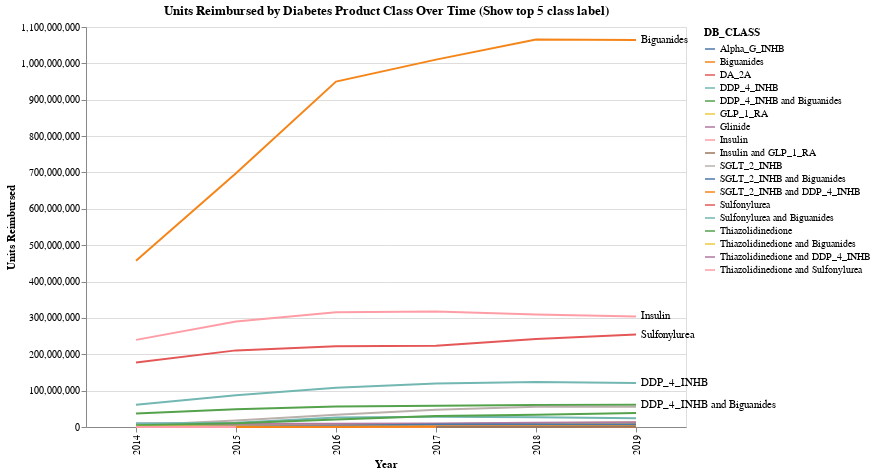

Notebook code cell kept with this figure:
### Markdown cell above
### Line chart to show units trend by each diabetes product class
since the bubble table chart has better effectiveness and expressivness, we decide to use bubble table chart to present units trend by drug class

### Code cell
year_2019_df = df_tab_b[df_tab_b['year'] == 2019]

top_5_categories = df_agg_sub.groupby('DB_CLASS')['units_reimbursed'].sum().nlargest(5).index.tolist()

line_chart = alt.Chart(df_tab_b).mark_line().encode(
    x=alt.X('year:O', title='Year'),  # Treat 'year' as ordinal (categorical) axis
    y=alt.Y('units_reimbursed:Q', title='Units Reimbursed'),
    color='DB_CLASS:N',  # Color lines by 'DB_CLASS'
)

# Add text labels for 'DB_CLASS'
text_chart = alt.Chart(year_2019_df).mark_text(align='left', baseline='middle', dx=5).encode(
    x=alt.X('year:O'),  # Use the same x-axis as the line chart
    y=alt.Y('units_reimbursed:Q'),  # Use the same y-axis as the line chart
    text=alt.condition(
        alt.FieldOneOfPredicate(field='DB_CLASS', oneOf=top_5_categories),
        'DB_CLASS:N',
        alt.value('')  # Show an empty string for other categories
    )
)

# Combine the line chart and text chart
chart = (line_chart + text_chart).properties(
    width=600,  # Adjust the width of the chart as needed
    height=400,  # Adjust the height of the chart as needed
    title='Units Reimbursed by Diabetes Product Class Over Time (Show top 5 class label)'  # Add a title to the chart
)

chart

### Figure 1 — Vega-Lite specification as saved in the notebook (floating-point values rounded to 4 significant figures)
{"config": {"view": {"continuousWidth": 300, "continuousHeight": 300}}, "layer": [{"data": {"name": "data-379a484da7e7a003c7ed62f96d3788b2"}, "mark": {"type": "line"}, "encoding": {"color": {"field": "DB_CLASS", "type": "nominal"}, "x": {"field": "year", "title": "Year", "type": "ordinal"}, "y": {"field": "units_reimbursed", "title": "Units Reimbursed", "type": "quantitative"}}}, {"data": {"name": "data-edddfd1dc4740a26098b610060d8ba08"}, "mark": {"type": "text", "align": "left", "baseline": "middle", "dx": 5}, "encoding": {"text": {"condition": {"test": {"field": "DB_CLASS", "oneOf": ["Biguanides", "Insulin", "Sulfonylurea", "DDP_4_INHB", "DDP_4_INHB and Biguanides"]}, "field": "DB_CLASS", "type": "nominal"}, "value": ""}, "x": {"field": "year", "type": "ordinal"}, "y": {"field": "units_reimbursed", "type": "quantitative"}}}], "height": 400, "title": "Units Reimbursed by Diabetes Product Class Over Time (Show top 5 class label)", "width": 600, "$schema": "https://vega.github.io/schema/vega-lite/v5.14.1.json", "datasets": {"data-379a484da7e7a003c7ed62f96d3788b2": [{"year": 2014, "DB_CLASS": "Alpha_G_INHB", "units_reimbursed": 4168000.0}, {"year": 2014, "DB_CLASS": "Biguanides", "units_reimbursed": 456900000.0}, {"year": 2014, "DB_CLASS": "DA_2A", "units_reimbursed": 3215000.0}, {"year": 2014, "DB_CLASS": "DDP_4_INHB", "units_reimbursed": 60940000.0}, {"year": 2014, "DB_CLASS": "DDP_4_INHB and Biguanides", "units_reimbursed": 37290000.0}, {"year": 2014, "DB_CLASS": "GLP_1_RA", "units_reimbursed": 2448000.0}, {"year": 2014, "DB_CLASS": "Glinide", "units_reimbursed": 9867000.0}, {"year": 2014, "DB_CLASS": "Insulin", "units_reimbursed": 239600000.0}, {"year": 2014, "DB_CLASS": "SGLT_2_INHB", "units_reimbursed": 4479000.0}, {"year": 2014, "DB_CLASS": "SGLT_2_INHB and Biguanides", "units_reimbursed": 11910.0}, {"year": 2014, "DB_CLASS": "Sulfonylurea", "units_reimbursed": 177200000.0}, {"year": 2014, "DB_CLASS": "Sulfonylurea and Biguanides", "units_reimbursed": 9948000.0}, {"year": 2014, "DB_CLASS": "Thiazolidinedione", "units_reimbursed": 4569000.0}, {"year": 2014, "DB_CLASS": "Thiazolidinedione and Biguanides", "units_reimbursed": 982900.0}, {"year": 2014, "DB_CLASS": "Thiazolidinedione and DDP_4_INHB", "units_reimbursed": 165400.0}, {"year": 2014, "DB_CLASS": "Thiazolidinedione and Sulfonylurea", "units_reimbursed": 60510.0}, {"year": 2015, "DB_CLASS": "Alpha_G_INHB", "units_reimbursed": 6185000.0}, {"year": 2015, "DB_CLASS": "Biguanides", "units_reimbursed": 697500000.0}, {"year": 2015, "DB_CLASS": "DA_2A", "units_reimbursed": 3303000.0}, {"year": 2015, "DB_CLASS": "DDP_4_INHB", "units_reimbursed": 87540000.0}, {"year": 2015, "DB_CLASS": "DDP_4_INHB and Biguanides", "units_reimbursed": 49020000.0}, {"year": 2015, "DB_CLASS": "GLP_1_RA", "units_reimbursed": 3933000.0}, {"year": 2015, "DB_CLASS": "Glinide", "units_reimbursed": 9041000.0}, {"year": 2015, "DB_CLASS": "Insulin", "units_reimbursed": 290200000.0}, {"year": 2015, "DB_CLASS": "SGLT_2_INHB", "units_reimbursed": 18190000.0}, {"year": 2015, "DB_CLASS": "SGLT_2_INHB and Biguanides", "units_reimbursed": 1177000.0}, {"year": 2015, "DB_CLASS": "SGLT_2_INHB and DDP_4_INHB", "units_reimbursed": 76070.0}, {"year": 2015, "DB_CLASS": "Sulfonylurea", "units_reimbursed": 210700000.0}, {"year": 2015, "DB_CLASS": "Sulfonylurea and Biguanides", "units_reimbursed": 11580000.0}, {"year": 2015, "DB_CLASS": "Thiazolidinedione", "units_reimbursed": 10020000.0}, {"year": 2015, "DB_CLASS": "Thiazolidinedione and Biguanides", "units_reimbursed": 683400.0}, {"year": 2015, "DB_CLASS": "Thiazolidinedione and DDP_4_INHB", "units_reimbursed": 427900.0}, {"year": 2015, "DB_CLASS": "Thiazolidinedione and Sulfonylurea", "units_reimbursed": 70410.0}, {"year": 2016, "DB_CLASS": "Alpha_G_INHB", "units_reimbursed": 7459000.0}, {"year": 2016, "DB_CLASS": "Biguanides", "units_reimbursed": 949900000.0}, {"year": 2016, "DB_CLASS": "DA_2A", "units_reimbursed": 3306000.0}, {"year": 2016, "DB_CLASS": "DDP_4_INHB", "units_reimbursed": 107600000.0}, {"year": 2016, "DB_CLASS": "DDP_4_INHB and Biguanides", "units_reimbursed": 56260000.0}, {"year": 2016, "DB_CLASS": "GLP_1_RA", "units_reimbursed": 5671000.0}, {"year": 2016, "DB_CLASS": "Glinide", "units_reimbursed": 8977000.0}, {"year": 2016, "DB_CLASS": "Insulin", "units_reimbursed": 315700000.0}, {"year": 2016, "DB_CLASS": "SGLT_2_INHB", "units_reimbursed": 33760000.0}, {"year": 2016, "DB_CLASS": "SGLT_2_INHB and Biguanides", "units_reimbursed": 3717000.0}, {"year": 2016, "DB_CLASS": "SGLT_2_INHB and DDP_4_INHB", "units_reimbursed": 317400.0}, {"year": 2016, "DB_CLASS": "Sulfonylurea", "units_reimbursed": 222400000.0}, {"year": 2016, "DB_CLASS": "Sulfonylurea and Biguanides", "units_reimbursed": 26180000.0}, {"year": 2016, "DB_CLASS": "Thiazolidinedione", "units_reimbursed": 20670000.0}, {"year": 2016, "DB_CLASS": "Thiazolidinedione and Biguanides", "units_reimbursed": 726700.0}, {"year": 2016, "DB_CLASS": "Thiazolidinedione and DDP_4_INHB", "units_reimbursed": 479300.0}, {"year": 2016, "DB_CLASS": "Thiazolidinedione and Sulfonylurea", "units_reimbursed": 83270.0}, {"year": 2017, "DB_CLASS": "Alpha_G_INHB", "units_reimbursed": 8322000.0}, {"year": 2017, "DB_CLASS": "Biguanides", "units_reimbursed": 1010000000.0}, {"year": 2017, "DB_CLASS": "DA_2A", "units_reimbursed": 3096000.0}, {"year": 2017, "DB_CLASS": "DDP_4_INHB", "units_reimbursed": 119500000.0}, {"year": 2017, "DB_CLASS": "DDP_4_INHB and Biguanides", "units_reimbursed": 58470000.0}, {"year": 2017, "DB_CLASS": "GLP_1_RA", "units_reimbursed": 7473000.0}, {"year": 2017, "DB_CLASS": "Glinide", "units_reimbursed": 9631000.0}, {"year": 2017, "DB_CLASS": "Insulin", "units_reimbursed": 317600000.0}, {"year": 2017, "DB_CLASS": "Insulin and GLP_1_RA", "units_reimbursed": 62110.0}, {"year": 2017, "DB_CLASS": "SGLT_2_INHB", "units_reimbursed": 47320000.0}, {"year": 2017, "DB_CLASS": "SGLT_2_INHB and Biguanides", "units_reimbursed": 6669000.0}, {"year": 2017, "DB_CLASS": "SGLT_2_INHB and DDP_4_INHB", "units_reimbursed": 497100.0}, {"year": 2017, "DB_CLASS": "Sulfonylurea", "units_reimbursed": 223700000.0}, {"year": 2017, "DB_CLASS": "Sulfonylurea and Biguanides", "units_reimbursed": 28440000.0}, {"year": 2017, "DB_CLASS": "Thiazolidinedione", "units_reimbursed": 30480000.0}, {"year": 2017, "DB_CLASS": "Thiazolidinedione and Biguanides", "units_reimbursed": 1037000.0}, {"year": 2017, "DB_CLASS": "Thiazolidinedione and DDP_4_INHB", "units_reimbursed": 464400.0}, {"year": 2017, "DB_CLASS": "Thiazolidinedione and Sulfonylurea", "units_reimbursed": 73200.0}, {"year": 2018, "DB_CLASS": "Alpha_G_INHB", "units_reimbursed": 8890000.0}, {"year": 2018, "DB_CLASS": "Biguanides", "units_reimbursed": 1066000000.0}, {"year": 2018, "DB_CLASS": "DA_2A", "units_reimbursed": 3092000.0}, {"year": 2018, "DB_CLASS": "DDP_4_INHB", "units_reimbursed": 123600000.0}, {"year": 2018, "DB_CLASS": "DDP_4_INHB and Biguanides", "units_reimbursed": 60750000.0}, {"year": 2018, "DB_CLASS": "GLP_1_RA", "units_reimbursed": 10040000.0}, {"year": 2018, "DB_CLASS": "Glinide", "units_reimbursed": 11970000.0}, {"year": 2018, "DB_CLASS": "Insulin", "units_reimbursed": 309600000.0}, {"year": 2018, "DB_CLASS": "Insulin and GLP_1_RA", "units_reimbursed": 274400.0}, {"year": 2018, "DB_CLASS": "SGLT_2_INHB", "units_reimbursed": 55360000.0}, {"year": 2018, "DB_CLASS": "SGLT_2_INHB and Biguanides", "units_reimbursed": 6771000.0}, {"year": 2018, "DB_CLASS": "SGLT_2_INHB and DDP_4_INHB", "units_reimbursed": 689200.0}, {"year": 2018, "DB_CLASS": "Sulfonylurea", "units_reimbursed": 242000000.0}, {"year": 2018, "DB_CLASS": "Sulfonylurea and Biguanides", "units_reimbursed": 26870000.0}, {"year": 2018, "DB_CLASS": "Thiazolidinedione", "units_reimbursed": 33840000.0}, {"year": 2018, "DB_CLASS": "Thiazolidinedione and Biguanides", "units_reimbursed": 1159000.0}, {"year": 2018, "DB_CLASS": "Thiazolidinedione and DDP_4_INHB", "units_reimbursed": 258600.0}, {"year": 2018, "DB_CLASS": "Thiazolidinedione and Sulfonylurea", "units_reimbursed": 72460.0}, {"year": 2019, "DB_CLASS": "Alpha_G_INHB", "units_reimbursed": 9948000.0}, {"year": 2019, "DB_CLASS": "Biguanides", "units_reimbursed": 1064000000.0}, {"year": 2019, "DB_CLASS": "DA_2A", "units_reimbursed": 2443000.0}, {"year": 2019, "DB_CLASS": "DDP_4_INHB", "units_reimbursed": 120800000.0}, {"year": 2019, "DB_CLASS": "DDP_4_INHB and Biguanides", "units_reimbursed": 60960000.0}, {"year": 2019, "DB_CLASS": "GLP_1_RA", "units_reimbursed": 12700000.0}, {"year": 2019, "DB_CLASS": "Glinide", "units_reimbursed": 12820000.0}, {"year": 2019, "DB_CLASS": "Insulin", "units_reimbursed": 304000000.0}, {"year": 2019, "DB_CLASS": "Insulin and GLP_1_RA", "units_reimbursed": 397300.0}, {"year": 2019, "DB_CLASS": "SGLT_2_INHB", "units_reimbursed": 55510000.0}, {"year": 2019, "DB_CLASS": "SGLT_2_INHB and Biguanides", "units_reimbursed": 6126000.0}, {"year": 2019, "DB_CLASS": "SGLT_2_INHB and DDP_4_INHB", "units_reimbursed": 902200.0}, {"year": 2019, "DB_CLASS": "Sulfonylurea", "units_reimbursed": 254300000.0}, {"year": 2019, "DB_CLASS": "Sulfonylurea and Biguanides", "units_reimbursed": 24280000.0}, {"year": 2019, "DB_CLASS": "Thiazolidinedione", "units_reimbursed": 38770000.0}, {"year": 2019, "DB_CLASS": "Thiazolidinedione and Biguanides", "units_reimbursed": 1178000.0}, {"year": 2019, "DB_CLASS": "Thiazolidinedione and DDP_4_INHB", "units_reimbursed": 8010.0}, {"year": 2019, "DB_CLASS": "Thiazolidinedione and Sulfonylurea", "units_reimbursed": 37630.0}], "data-edddfd1dc4740a26098b610060d8ba08": [{"year": 2019, "DB_CLASS": "Alpha_G_INHB", "units_reimbursed": 9948000.0}, {"year": 2019, "DB_CLASS": "Biguanides", "units_reimbursed": 1064000000.0}, {"year": 2019, "DB_CLASS": "DA_2A", "units_reimbursed": 2443000.0}, {"year": 2019, "DB_CLASS": "DDP_4_INHB", "units_reimbursed": 120800000.0}, {"year": 2019, "DB_CLASS": "DDP_4_INHB and Biguanides", "units_reimbursed": 60960000.0}, {"year": 2019, "DB_CLASS": "GLP_1_RA", "units_reimbursed": 12700000.0}, {"year": 2019, "DB_CLASS": "Glinide", "units_reimbursed": 12820000.0}, {"year": 2019, "DB_CLASS": "Insulin", "units_reimbursed": 304000000.0}, {"year": 2019, "DB_CLASS": "Insulin and GLP_1_RA", "units_reimbursed": 397300.0}, {"year": 2019, "DB_CLASS": "SGLT_2_INHB", "units_reimbursed": 55510000.0}, {"year": 2019, "DB_CLASS": "SGLT_2_INHB and Biguanides", "units_reimbursed": 6126000.0}, {"year": 2019, "DB_CLASS": "SGLT_2_INHB and DDP_4_INHB", "units_reimbursed": 902200.0}, {"year": 2019, "DB_CLASS": "Sulfonylurea", "units_reimbursed": 254300000.0}, {"year": 2019, "DB_CLASS": "Sulfonylurea and Biguanides", "units_reimbursed": 24280000.0}, {"year": 2019, "DB_CLASS": "Thiazolidinedione", "units_reimbursed": 38770000.0}, {"year": 2019, "DB_CLASS": "Thiazolidinedione and Biguanides", "units_reimbursed": 1178000.0}, {"year": 2019, "DB_CLASS": "Thiazolidinedione and DDP_4_INHB", "units_reimbursed": 8010.0}, {"year": 2019, "DB_CLASS": "Thiazolidinedione and Sulfonylurea", "units_reimbursed": 37630.0}]}}
